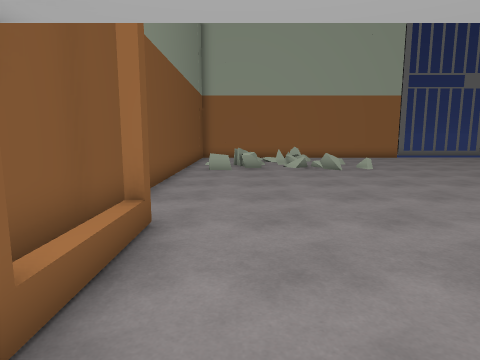
View 1 (above)

19 first-person views from a walk through a scene from a Unity 3-D project. The camera is 1.4 m above the floor, tilts 8° down and sees 75° across. The floor is counted in squares, 1 m on a side. Each view is taken from the middle of a square. On the plan, view 1 faces up. The plan holds only what a view shows up to about 14 squares ahead; the rest is blank. The player character is not drawn. Some surface patterns are stand-ins.

View 2
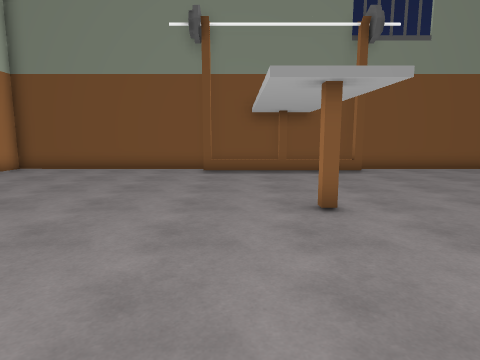

View 3
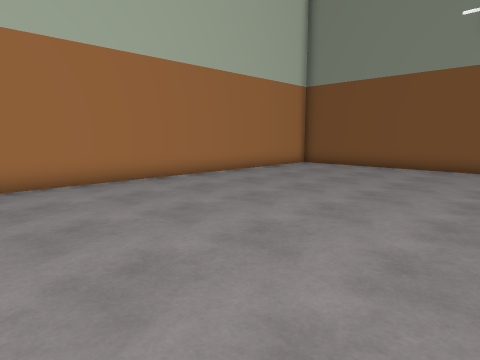

View 4
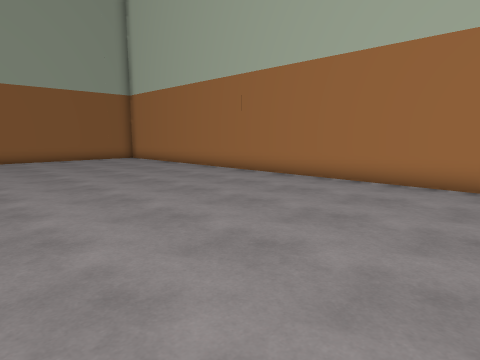

View 5
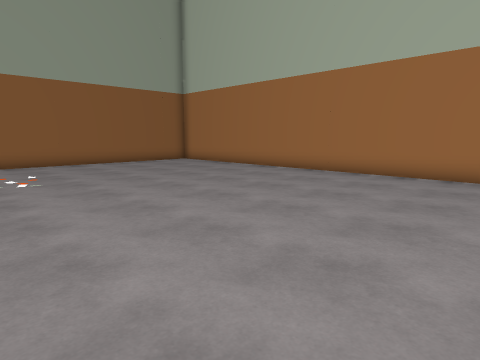

View 6
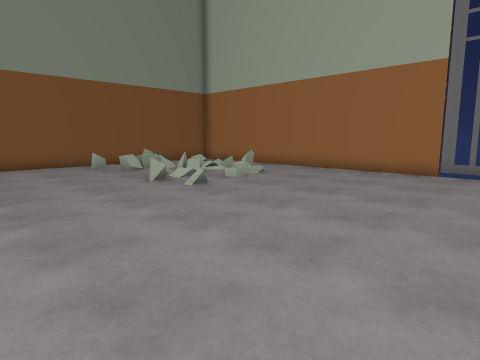

View 7
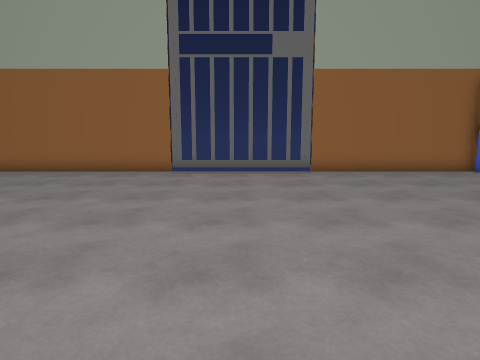

View 8
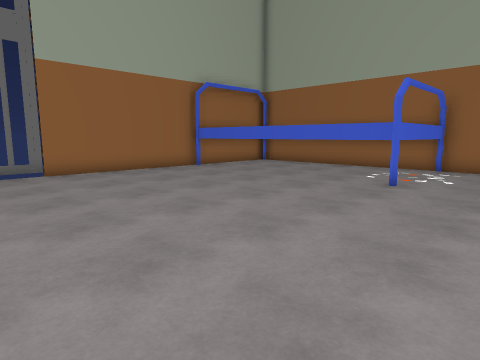

View 9
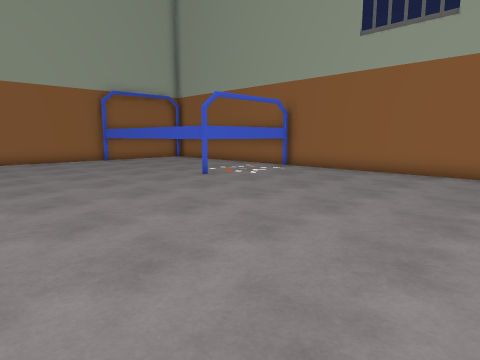

View 10
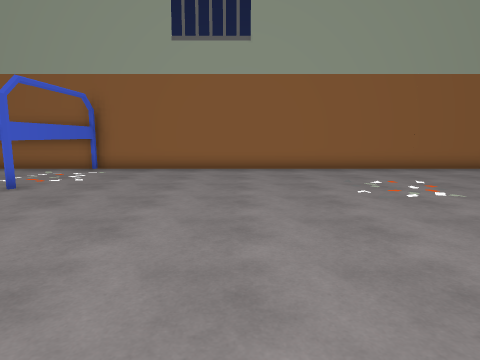

View 11
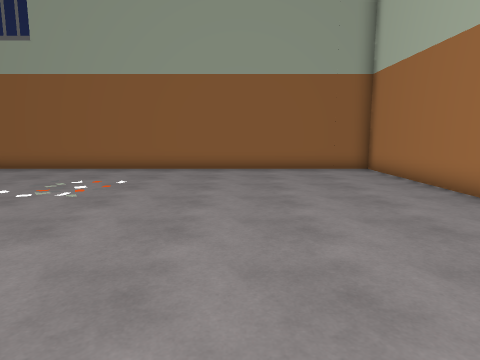

View 12
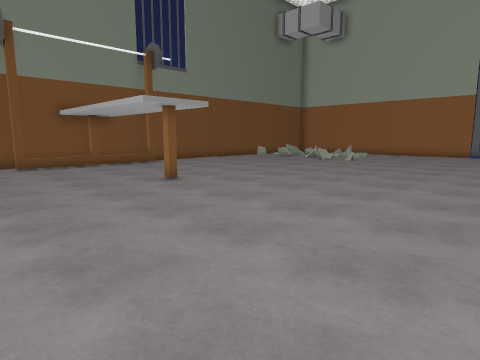

View 13
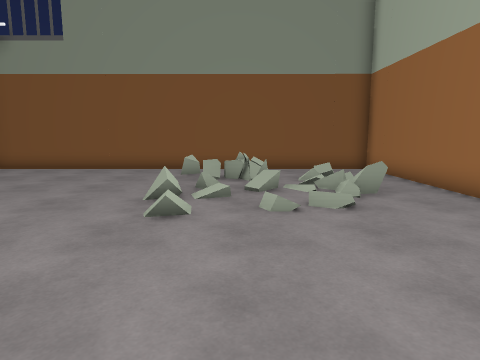

View 14
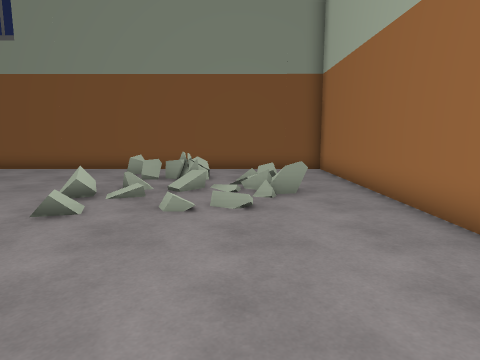

View 15
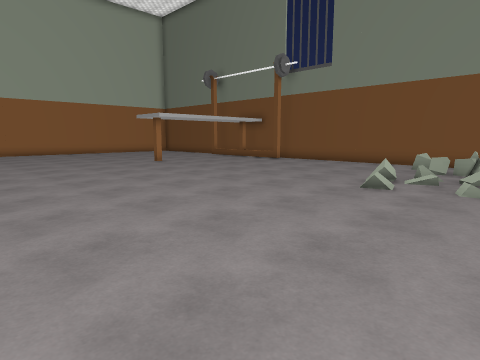

View 16
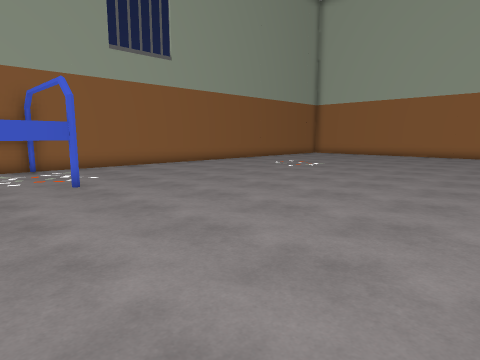

View 17
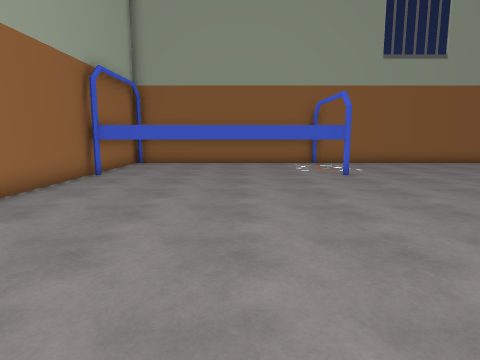

View 18
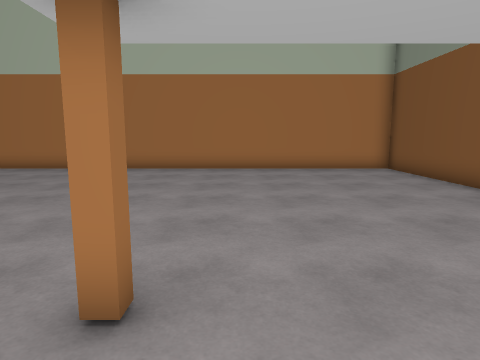

View 19
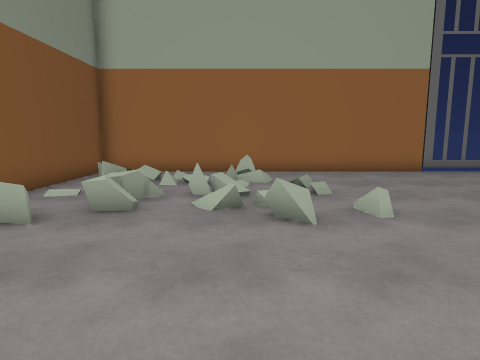

### Floor plan
Points are (right, up) in squares from view 1. A wall is a line through its corners. A room is listed if a view was taken in it or the views show most of it. See-through windows are left out.
Room 1 (views 1, 2, 3, 4, 5, 6, 7, 8, 9, 10, 11, 12, 13, 14, 15, 16, 17, 18, 19)
walls: (-1.4, -0.5) (-1.4, -1.5); (10.8, 20.4) (-2.4, 20.4) (-2.4, -9.5) (27.4, -9.5) (27.4, 15.4); (27.4, 11.1) (22.3, 11.1) (22.3, 20.1); (25.1, 20.4) (15.4, 20.4)
objects: other object (-1, 13); other object (0, 15); other object (2, 16); other object (3, 18); other object (4, 13)

Positions as (right, up) in squares from view 1, and headings:
1: (0, 0), facing up
2: (11, 0), facing left
3: (12, 0), facing down-left
4: (8, 0), facing down-right
5: (11, 2), facing down-right
6: (13, 8), facing up-left
7: (13, 8), facing up
8: (13, 8), facing up-right
9: (15, 2), facing up-right
10: (14, 5), facing right
11: (14, -4), facing right
12: (14, -4), facing up-left
13: (11, 15), facing left
14: (11, 17), facing left
15: (14, 17), facing down-left
16: (13, 14), facing down-right
17: (11, 15), facing right
18: (4, 4), facing down
19: (3, 8), facing up
